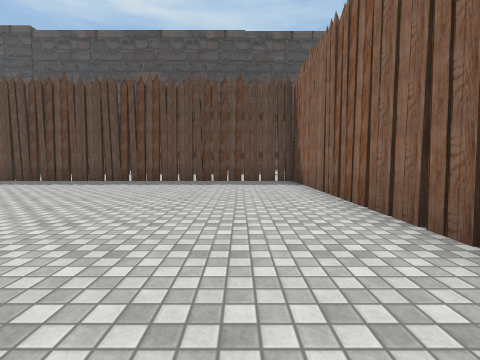
view 1 (above)

24 first-person views from a walk through a 3-D level made in the Unity game engine. The camera is 1.2 m above the floor, tilts 4° down and sees 85° across. The floor is counted in squares, 2 m on a side. Each view is taken from the middle of a square. On the plan, view 1 faces up. The plan holds only what a view shows up to about 9 squares ahead; the rest is blank. The place goes on beyond the plan. Some surface patterns are stand-ins.

view 2
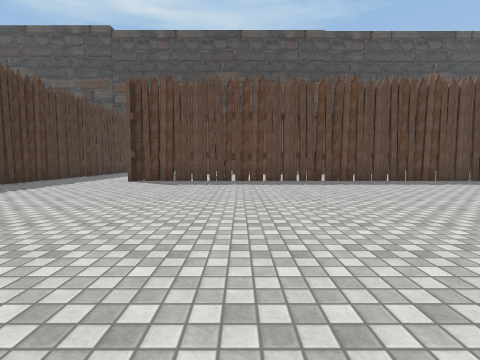

view 3
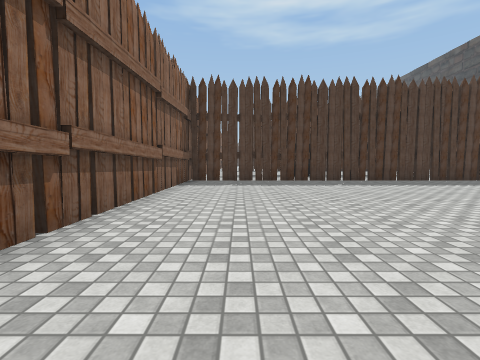

view 4
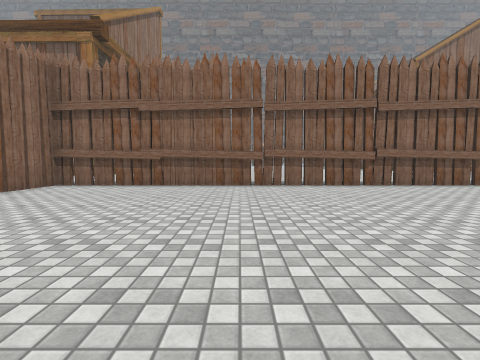

view 5
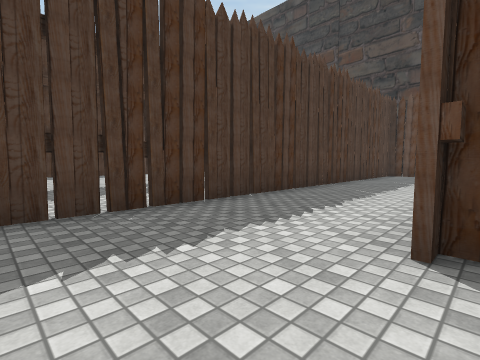

view 6
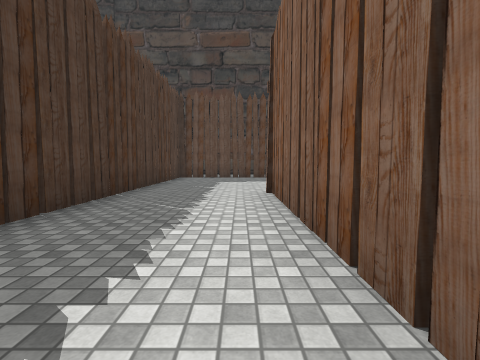

view 7
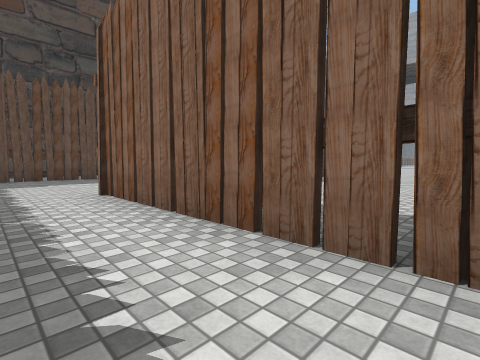

view 8
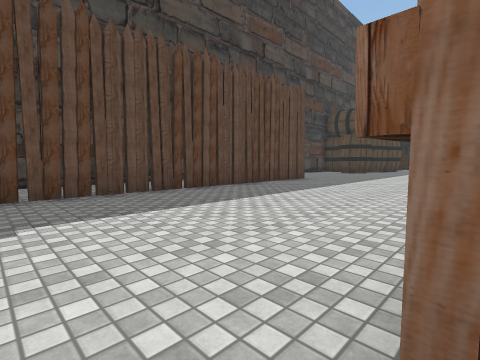

view 9
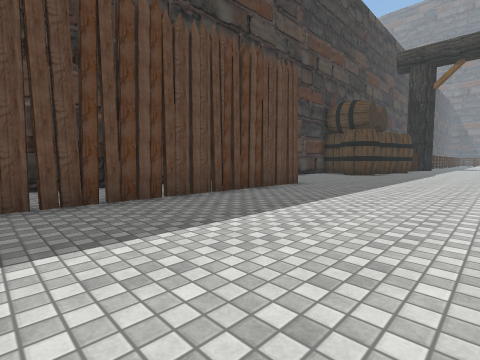

view 10
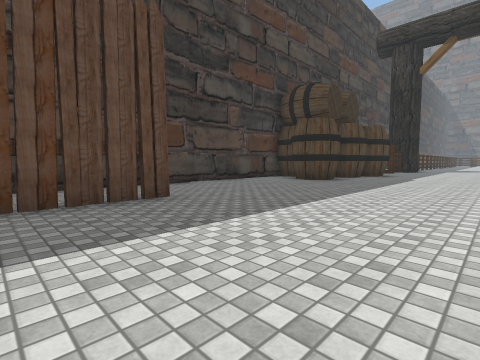

view 11
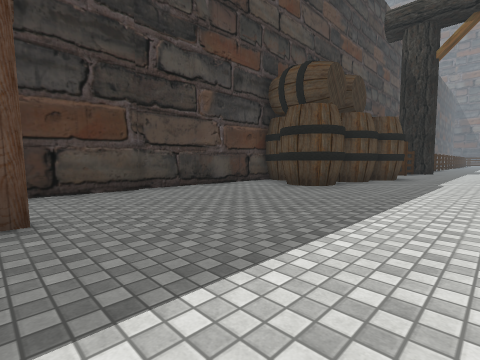

view 12
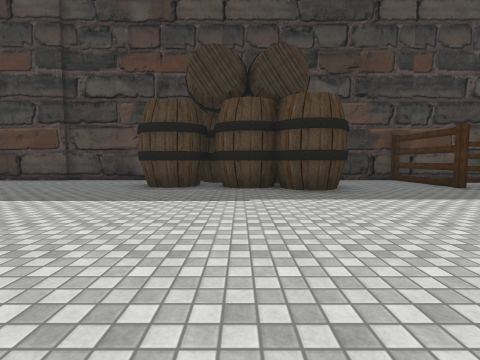

view 13
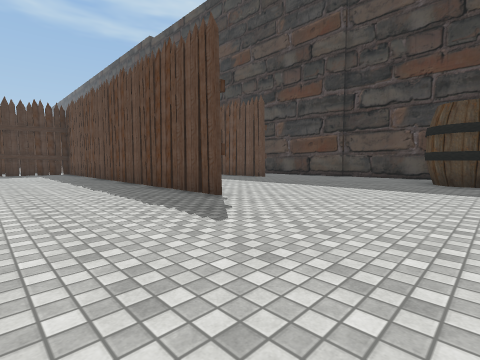

view 14
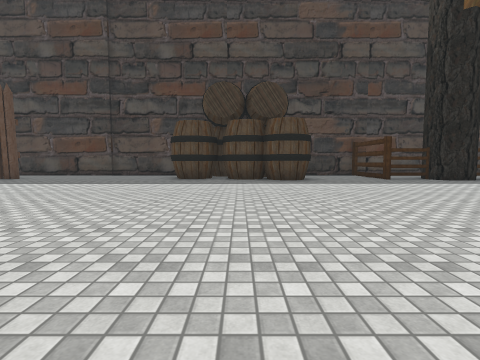

view 15
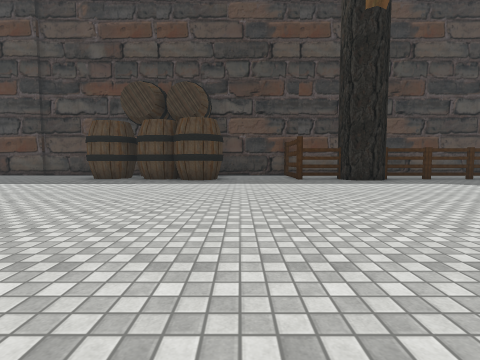

view 16
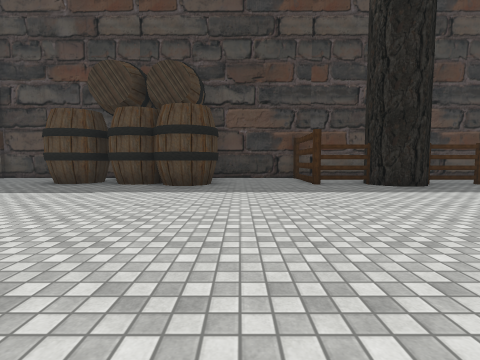

view 17
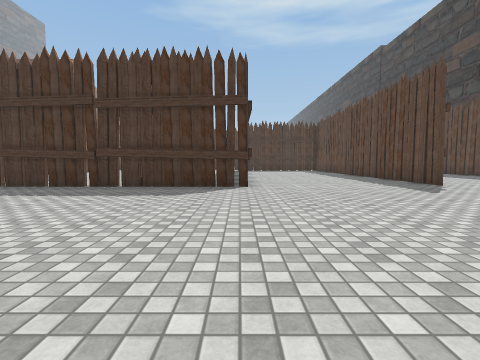

view 18
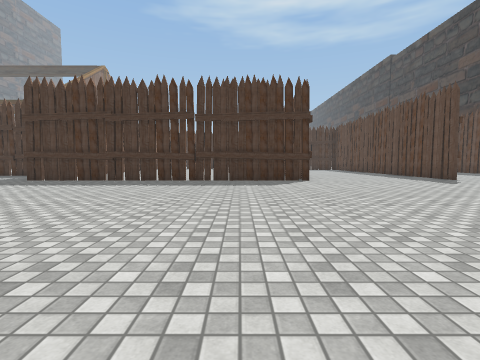

view 19
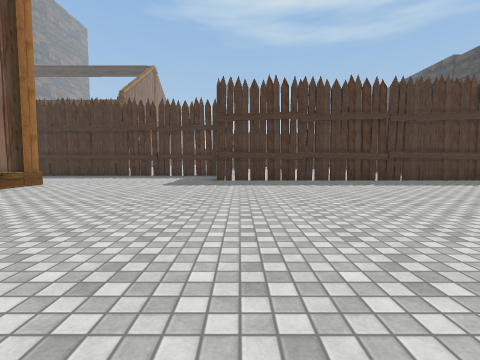

view 20
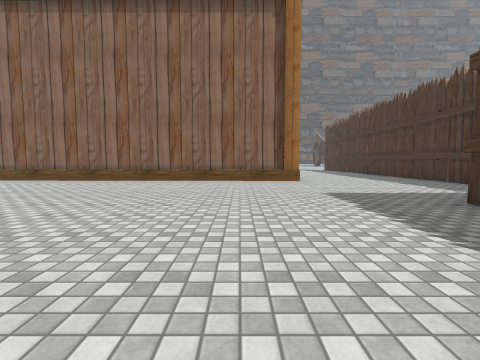

view 21
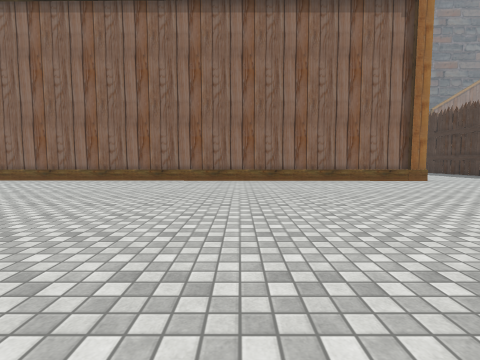

view 22
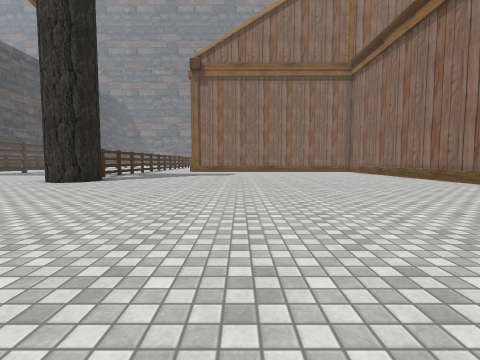

view 23
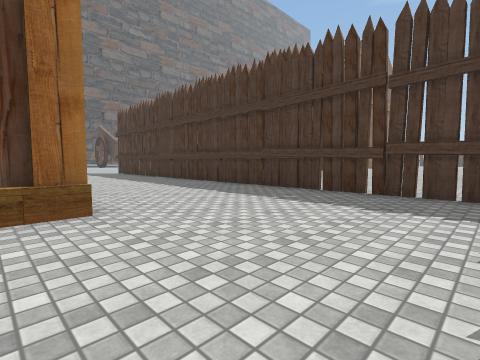

view 24
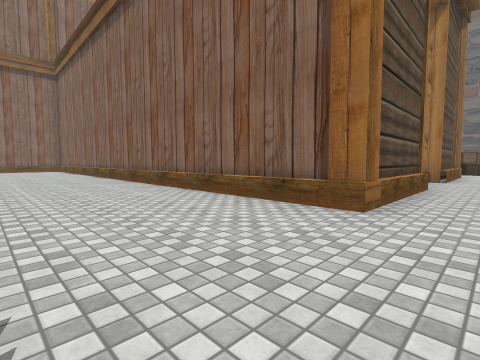

### Floor plan
Key: @ floor where view 1 was taken; # wall or solid block; . floor; ^ raised ledge; T thing the floor can be seen under or through; O other object.
Columns run from 16 left of view 1 to 14 right of it. Each row starts with its distance up from view 1.
 21        ###############   ######
 20        .... .........O   ..O
 19        .... ........O#   ..O.
 18     ##TTTTTTTTT.....#OO#O..OO#O
 17     #..........................
 16     #..........................
 15     #..........................
 14     #..........................
 13     #..#   #######............
 12     #..#  ...................
 11     #..# ...................
 10     #..#..  ...............
  9 #.  #..#.....  ......... .
  8 #...#..############......
  7 #...#.............#....... ...
  6     #.............#..........#
  5     #.............#............
  4     #.............#............
  3     #.............#............
  2     #.............#............
  1     #.............#............
  0     #...........@.#............
 -1    ################............
 -2               .#...............
 -3             ...#...............
 -4              ..#...............
 -5                #...............
 -6                #...^###########
 -7                #...#
 -8                #...^
 -9                #....^
-10                #....

Positions as (right, up) in squares from view 1, and headings:
1: (0, 0), facing up
2: (-6, 0), facing up
3: (-4, 1), facing left
4: (-3, 6), facing down
5: (-9, 6), facing up-left
6: (-10, 8), facing up
7: (-11, 8), facing up-right
8: (-10, 13), facing up-right
9: (-8, 14), facing up-right
10: (-4, 14), facing up-right
11: (-2, 15), facing up-right
12: (6, 12), facing up
13: (5, 10), facing up-left
14: (6, 9), facing up
15: (9, 9), facing up
16: (9, 11), facing up
17: (8, 8), facing left
18: (10, 6), facing left
19: (10, 0), facing left
20: (5, 3), facing down
21: (9, 3), facing down
22: (5, 1), facing right
23: (4, -2), facing down-left
24: (2, -2), facing down-right
